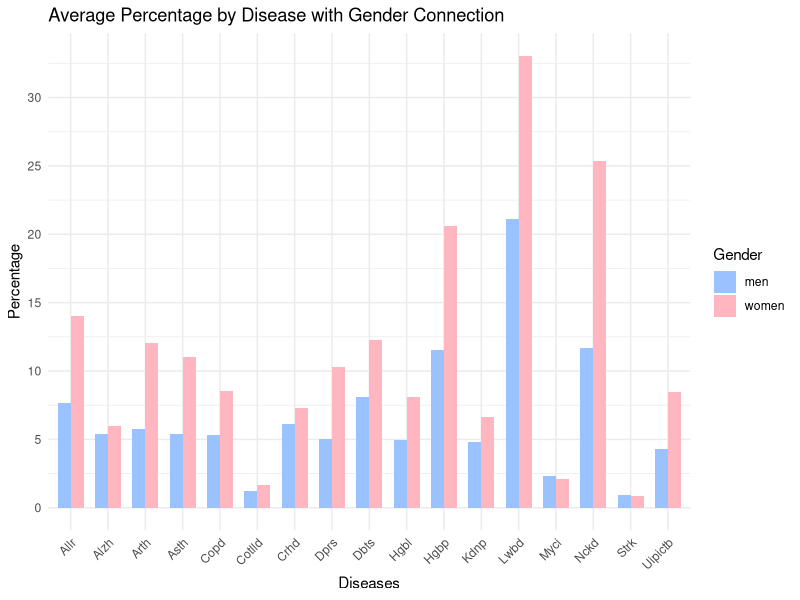
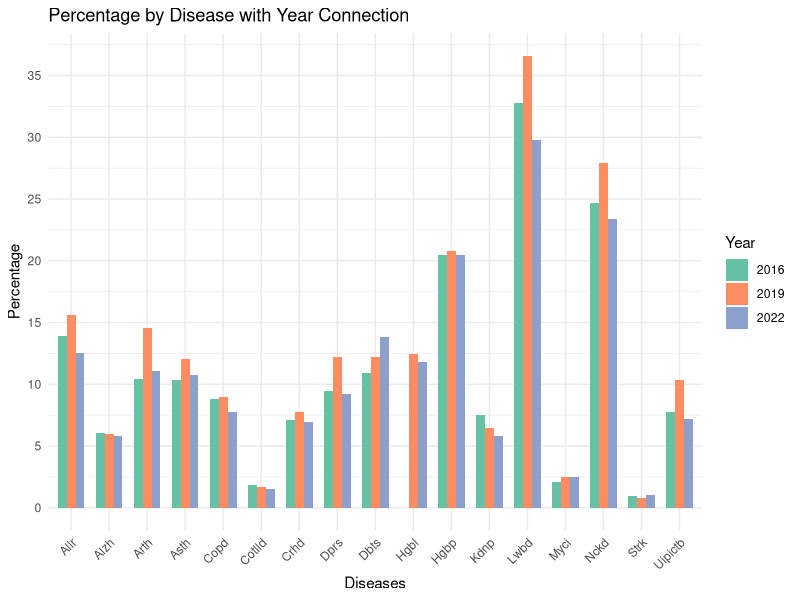
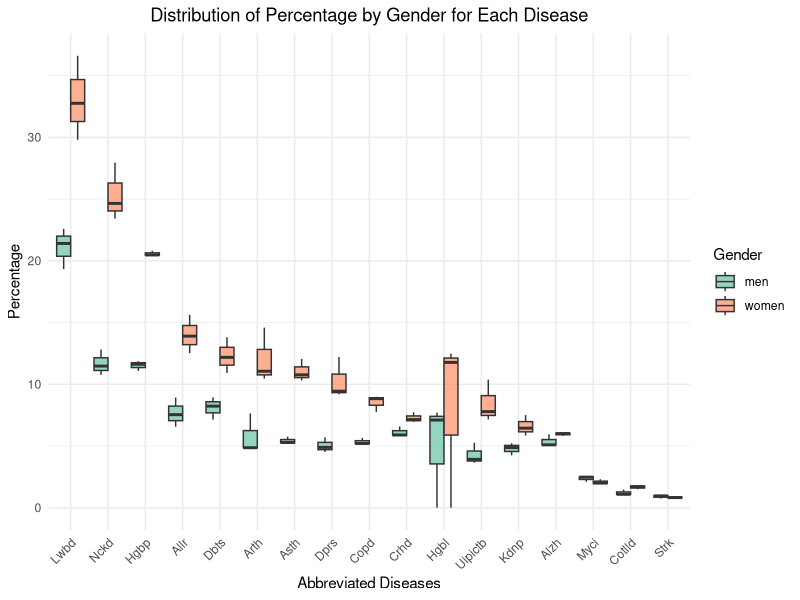
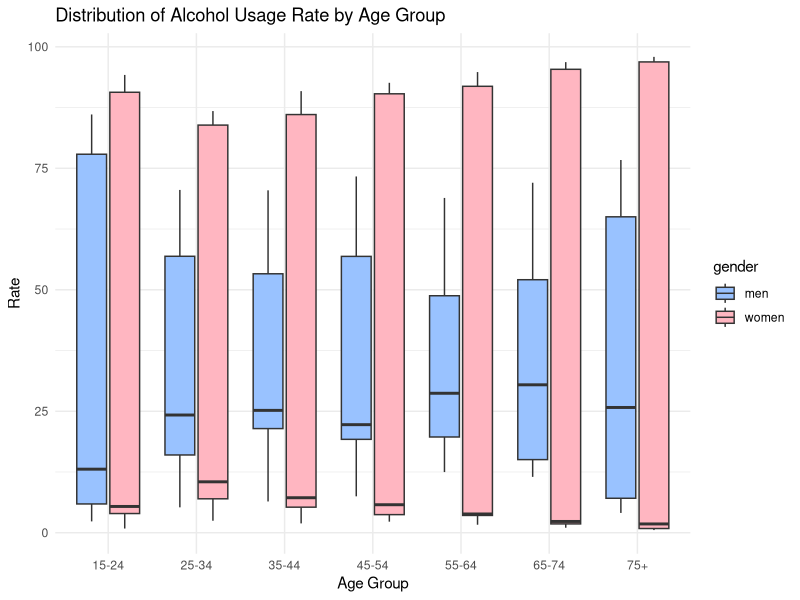
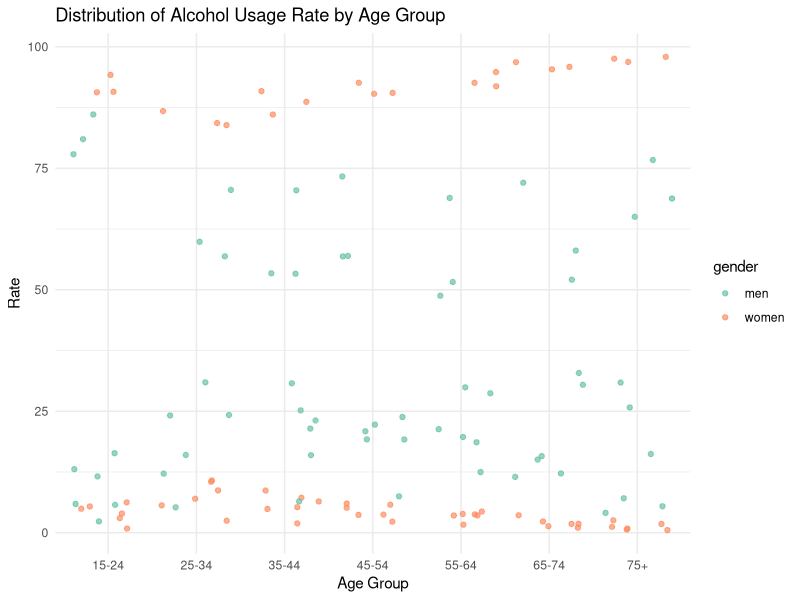
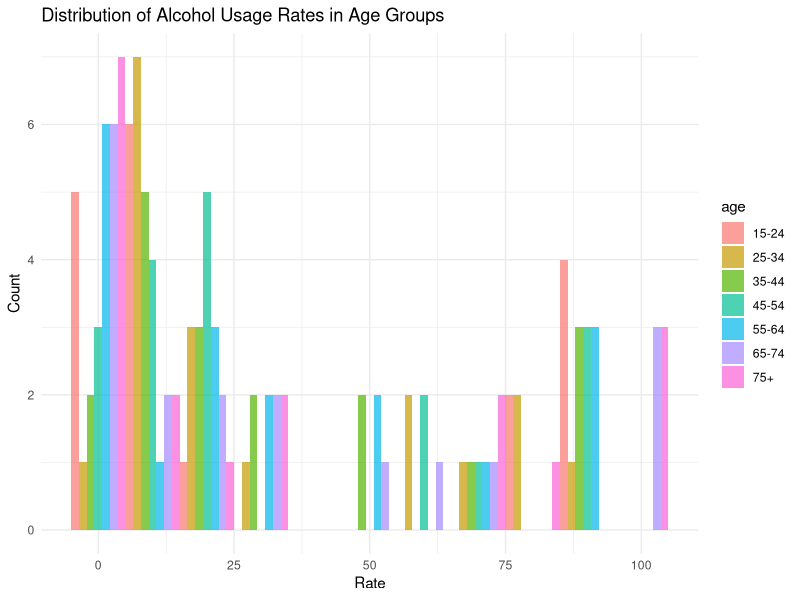
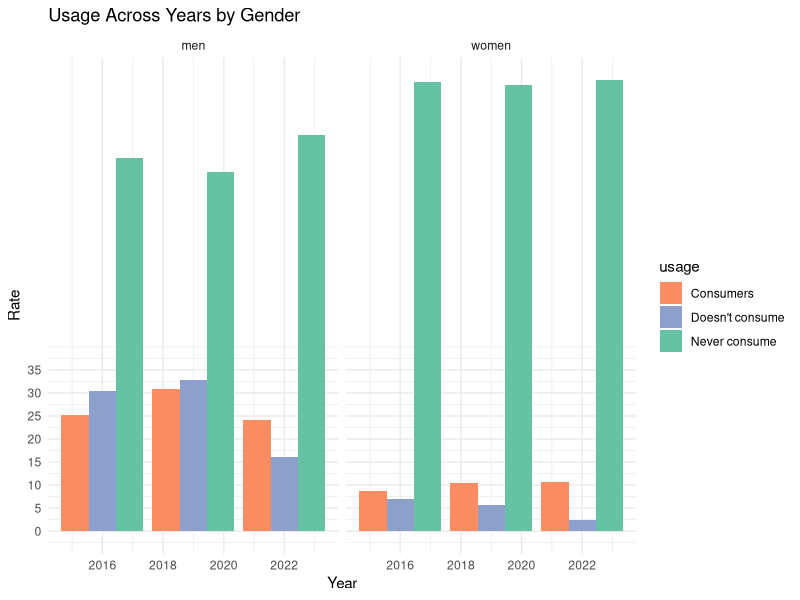
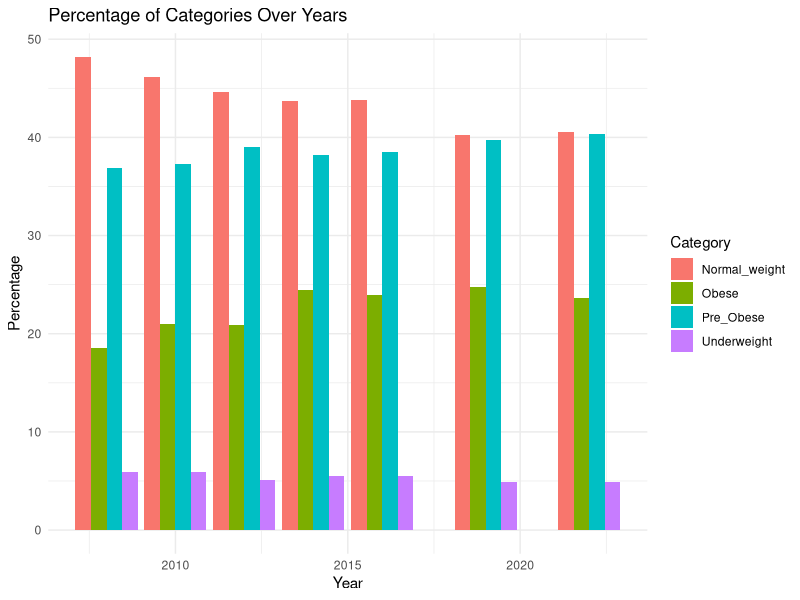

The R source for these figures, in order:
## ---- chunk 1
#| echo: false
suppressPackageStartupMessages(library(dplyr))
library(readxl)
library(dplyr)
library(tidyr)
library(ggplot2)

data_1 <- read_excel("tidydataset1.xls")
colnames(data_1) <- c("Diseases", "men_2016", "women_2016", "men_2019", "women_2019", "men_2022", "women_2022")

data_1_longer <- data_1 %>%
  pivot_longer(cols = starts_with(c("men", "women")),
               names_to = "Gender",
               values_to = "Percentage") %>%
  separate(Gender, into = c("Gender", "Year"), sep = "_") %>%
  arrange(Diseases) %>%
  mutate_at(vars(Year, Percentage), as.numeric) %>%
  mutate(Diseases = gsub("^\\n", "", Diseases))
## ---- chunk 2
#| code-fold: true
#| code-summary: "Show the code"

abbreviate_disease_names <- abbreviate(data_1_longer$Diseases)
ggplot(data_1_longer, aes(x = Diseases, y = Percentage, fill = Gender)) +
  geom_bar(stat = "summary", fun = "mean", position = "dodge", width = 0.7) +
  labs(title = "Average Percentage by Disease with Gender Connection",
       x = "Diseases",
       y = "Percentage") +
  scale_x_discrete(labels = abbreviate_disease_names) +
  scale_y_continuous(breaks = seq(0, 30, by = 5)) +
  scale_fill_manual(values = c("#99C2FF", "#FFB6C1")) +
  theme_minimal() +
  theme(axis.text.x = element_text(angle = 45, hjust = 1))
## ---- chunk 3
#| code-fold: true
#| code-summary: "Show the code"

abbreviate_disease_names <- abbreviate(data_1_longer$Diseases)

custom_colors <- c("#66c2a5", "#fc8d62", "#8da0cb")

ggplot(data_1_longer, aes(x = Diseases, y = Percentage, fill = as.factor(Year))) +
  geom_bar(stat = "identity", position = "dodge", width = 0.7) +
  labs(title = "Percentage by Disease with Year Connection",
       x = "Diseases",
       y = "Percentage",
       fill = "Year") +
  scale_x_discrete(labels = abbreviate_disease_names) +
  scale_y_continuous(breaks = seq(0, 35, by = 5)) +
  scale_fill_manual(values = custom_colors) +
  theme_minimal() +
  theme(axis.text.x = element_text(angle = 45, hjust = 1))


## ---- chunk 4
#| code-fold: true
#| code-summary: "Show the code"
abbreviate_disease_names <- abbreviate(data_1_longer$Diseases)

ggplot(data_1_longer, aes(x = reorder(abbreviate_disease_names, -Percentage), y = Percentage, fill = Gender)) +
  geom_boxplot(position = "dodge", alpha = 0.7) +
  labs(title = "Distribution of Percentage by Gender for Each Disease",
       x = "Abbreviated Diseases",
       y = "Percentage",
       fill = "Gender") +
  scale_fill_manual(values = c("#66c2a5", "#fc8d62")) +
  theme_minimal() +
  theme(plot.title = element_text(hjust = 0.5),
        axis.text.x = element_text(angle = 45, hjust = 1))
## ---- chunk 5
#| echo: false
suppressPackageStartupMessages(library(dplyr))
library(readxl)
library(dplyr)
library(tidyr)
library(ggplot2)

data_2 <- read_excel("tidydataset2.xls")
colnames(data_2) <- c("age", "men_2016", "women_2016", "men_2019", "women_2019", "men_2022", "women_2022", "usage")
data_2_longer <- data_2 %>%
  pivot_longer(cols = starts_with(c("men", "women")),
               names_to = "gender",
               values_to = "rate") %>%
  separate(gender, into = c("gender", "year"), sep = "_") %>%
  arrange(age) %>%
  mutate_at(vars(year, rate), as.numeric) %>%
  na.omit()
## ---- chunk 6
#| code-fold: true
#| code-summary: "Show the code"
ggplot(data_2_longer, aes(x = age, y = rate, fill = gender)) +
  geom_boxplot() +
  labs(title = "Distribution of Alcohol Usage Rate by Age Group",
       x = "Age Group",
       y = "Rate") +
  scale_fill_manual(values = c("#99C2FF", "#FFB6C1")) +
  theme_minimal()
## ---- chunk 7
#| code-fold: true
#| code-summary: "Show the code"
ggplot(data_2_longer, aes(x = age, y = rate, color = gender)) +
  geom_jitter(alpha = 0.7) +
  labs(title = "Distribution of Alcohol Usage Rate by Age Group",
       x = "Age Group",
       y = "Rate") +
  scale_color_manual(values = c("#66c2a5", "#fc8d62")) +
  theme(axis.text.x = element_text(angle = 45, hjust = 1)) +
  theme_minimal()

## ---- chunk 8
#| code-fold: true
#| code-summary: "Show the code"
ggplot(data_2_longer, aes(x = rate, fill = age)) +
  geom_histogram(binwidth = 10, position = "dodge", alpha = 0.7) +
  labs(title = "Distribution of Alcohol Usage Rates in Age Groups",
       x = "Rate",
       y = "Count") +
  theme_minimal()
## ---- chunk 9
#| code-fold: true
#| code-summary: "Show the code"
custom_colors <- c("#fc8d62", "#8da0cb","#66c2a5")
ggplot(data_2_longer, aes(x = year, y = rate, fill = usage)) +
  geom_bar(stat = "identity", position = "dodge") +
  facet_grid(. ~ gender) +
  labs(title = "Usage Across Years by Gender",
       x = "Year",
       y = "Rate") +
  scale_y_continuous(breaks = seq(0, 35, by = 5)) +
  scale_fill_manual(values = custom_colors) +
  theme_minimal() 
 
## ---- chunk 10
#| echo: false
suppressPackageStartupMessages(library(dplyr))
library(readxl)
library(dplyr)
library(tidyr)
library(ggplot2)
data_3 <- read_excel("tidydataset3.xls")
colnames(data_3) <- c("Year", "Sex", "Underweight", "Normal_weight", "Pre_Obese", "Obese")
data_3_long <- data_3 %>%
  pivot_longer(cols = c(Underweight, Normal_weight, Pre_Obese, Obese),
               names_to = "Category",
               values_to = "Percentage")
## ---- chunk 11
#| code-fold: true
#| code-summary: "Show the code"
ggplot(data_3_long, aes(x = Year, y = Percentage, fill = Category)) +
  geom_bar(stat = "identity", position = "dodge") +
  labs(title = "Percentage of Categories Over Years",
       x = "Year",
       y = "Percentage") +
  theme_minimal()
## ---- chunk 12
#| code-fold: true
#| code-summary: "Show the code"
ggplot(data_3_long, aes(x = Year, y = Percentage, color = Category)) +
  geom_line() +
  labs(title = "Percentage Trends Over Years",
       x = "Year",
       y = "Percentage") +
  theme_minimal()
## ---- chunk 13
#| code-fold: true
#| code-summary: "Show the code"
ggplot(data_3_long, aes(x = Year, y = Percentage, fill = Category)) +
  geom_area() +
  labs(title = "Composition of Categories Over Years",
       x = "Year",
       y = "Percentage") +
  theme_minimal()
## ---- chunk 14
#| code-fold: true
#| code-summary: "Show the code"
ggplot(data_3_long, aes(x = Sex, y = Percentage, fill = Category)) +
  geom_bar(stat = "identity", position = "dodge") +
  labs(title = "Percentage of Categories by Gender",
       x = "Gender",
       y = "Percentage") +
  theme_minimal()
## ---- chunk 15
#| code-fold: true
#| code-summary: "Show the code"
suppressPackageStartupMessages(library(dplyr))
library(readxl)
library(dplyr)
library(tidyr)
library(ggplot2)
data_3 <- read_excel("tidydataset3.xls")
colnames(data_3) <- c("Year", "Sex", "Underweight", "Normal_weight", "Pre_Obese", "Obese")
data_3_long <- data_3 %>%
  pivot_longer(cols = c(Underweight, Normal_weight, Pre_Obese, Obese),
               names_to = "Category",
               values_to = "Percentage")

desired_years <- c(2008, 2010, 2012, 2014, 2016, 2019, 2022)

ggplot(data_3_long[data_3_long$Year >= 2008 & data_3_long$Year <= 2022, ], 
       aes(x = factor(Year, levels = desired_years), y = Percentage, fill = Category)) +
  geom_bar(stat = "identity", position = "dodge") +
  labs(title = "Percentage of Categories (2008-2022)",
       x = "Year",
       y = "Percentage") +
  scale_x_discrete(labels = as.character(desired_years)) +
  theme_minimal()
